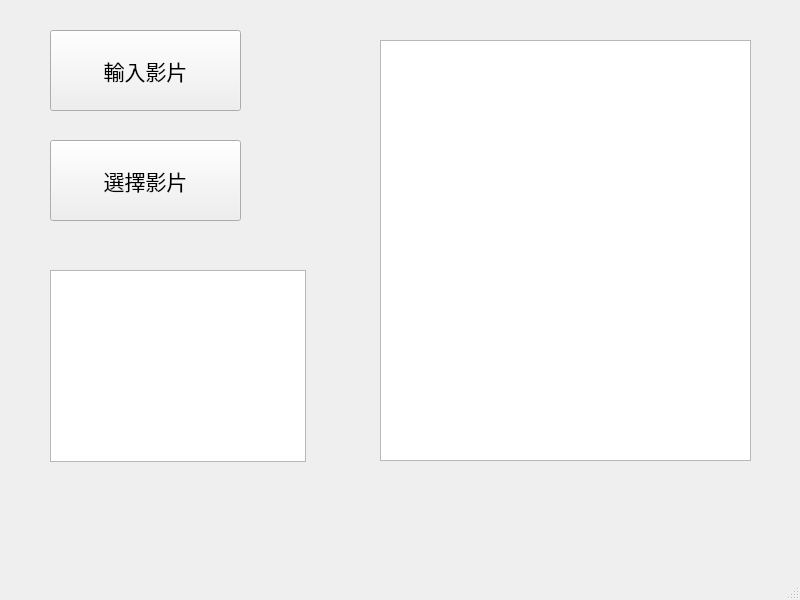
<?xml version="1.0" encoding="UTF-8"?>
<ui version="4.0">
 <class>MainWindow</class>
 <widget class="QMainWindow" name="MainWindow">
  <property name="geometry">
   <rect>
    <x>0</x>
    <y>0</y>
    <width>800</width>
    <height>600</height>
   </rect>
  </property>
  <property name="windowTitle">
   <string>車輛偵測</string>
  </property>
  <property name="unifiedTitleAndToolBarOnMac">
   <bool>true</bool>
  </property>
  <widget class="QWidget" name="centralwidget">
   <widget class="QPushButton" name="pushButton">
    <property name="geometry">
     <rect>
      <x>50</x>
      <y>30</y>
      <width>191</width>
      <height>81</height>
     </rect>
    </property>
    <property name="font">
     <font>
      <pointsize>16</pointsize>
     </font>
    </property>
    <property name="text">
     <string>輸入影片</string>
    </property>
   </widget>
   <widget class="QPushButton" name="pushButton_2">
    <property name="geometry">
     <rect>
      <x>50</x>
      <y>140</y>
      <width>191</width>
      <height>81</height>
     </rect>
    </property>
    <property name="font">
     <font>
      <pointsize>16</pointsize>
     </font>
    </property>
    <property name="text">
     <string>選擇影片</string>
    </property>
   </widget>
   <widget class="QTableWidget" name="tableWidget">
    <property name="geometry">
     <rect>
      <x>380</x>
      <y>40</y>
      <width>371</width>
      <height>421</height>
     </rect>
    </property>
   </widget>
   <widget class="QListView" name="listView">
    <property name="geometry">
     <rect>
      <x>50</x>
      <y>270</y>
      <width>256</width>
      <height>192</height>
     </rect>
    </property>
   </widget>
  </widget>
  <widget class="QMenuBar" name="menubar">
   <property name="geometry">
    <rect>
     <x>0</x>
     <y>0</y>
     <width>800</width>
     <height>25</height>
    </rect>
   </property>
  </widget>
  <widget class="QStatusBar" name="statusbar"/>
 </widget>
 <resources/>
 <connections>
  <connection>
   <sender>pushButton</sender>
   <signal>clicked()</signal>
   <receiver>MainWindow</receiver>
   <slot>slot1()</slot>
   <hints>
    <hint type="sourcelabel">
     <x>254</x>
     <y>190</y>
    </hint>
    <hint type="destinationlabel">
     <x>339</x>
     <y>367</y>
    </hint>
   </hints>
  </connection>
 </connections>
 <slots>
  <slot>slot1()</slot>
 </slots>
</ui>
